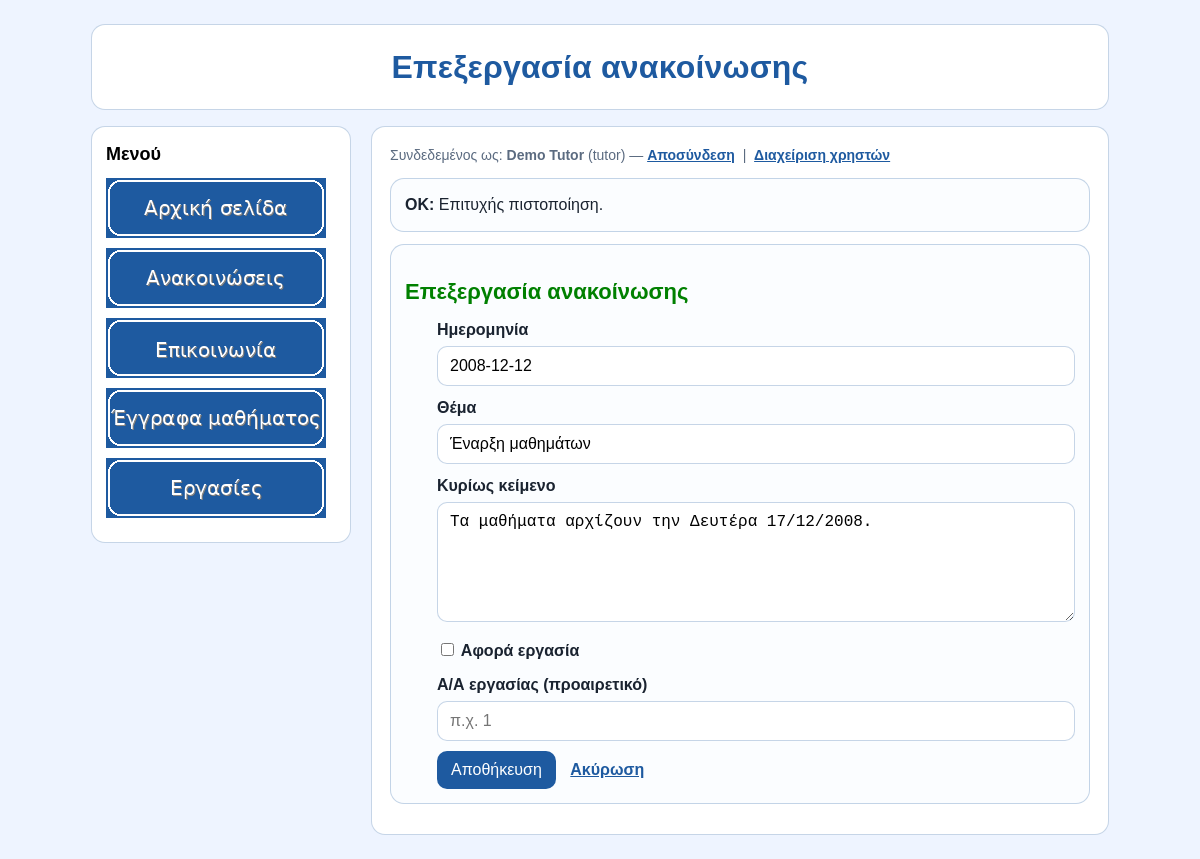
Page /part-b/announcement_form.php?id=1 (signed in) on the committed database.
### tables this page shows
CREATE TABLE users (
  id INT AUTO_INCREMENT PRIMARY KEY,
  first_name VARCHAR(60) NOT NULL,
  last_name VARCHAR(60) NOT NULL,
  email VARCHAR(120) NOT NULL UNIQUE,
  password_hash VARCHAR(255) NOT NULL,
  role ENUM('tutor','student') NOT NULL DEFAULT 'student'
);

CREATE TABLE announcements (
  id INT AUTO_INCREMENT PRIMARY KEY,
  ann_date DATE NOT NULL,
  subject VARCHAR(255) NOT NULL,
  body TEXT NOT NULL,
  is_homework TINYINT(1) NOT NULL DEFAULT 0,
  homework_id INT NULL,
  INDEX idx_ann_date (ann_date)
);

### part-b/includes/bootstrap.php (called while the page is built, shortened)
<?php
function h($value) {
    return htmlspecialchars((string)$value, ENT_QUOTES, 'UTF-8');
}
function get_flash() {
    if (!empty($_SESSION['flash'])) {
        $f = $_SESSION['flash'];
        return $f;
    }
    return null;
}
function db() {
    static $mysqli = null;
    if ($mysqli instanceof mysqli) {
        return $mysqli;
    }
    try {
        $mysqli = new mysqli(DB_HOST, DB_USER, DB_PASS, DB_NAME, (int) DB_PORT);
        $mysqli->set_charset('utf8mb4');
        return $mysqli;
    } catch (Throwable $e) {
        http_response_code(500);
        echo '<h1>Σφάλμα σύνδεσης με τη βάση δεδομένων</h1>';
        echo '<p>Έλεγξε τα στοιχεία MySQL (DB_HOST/DB_NAME/DB_USER/DB_PASS) και ότι έχεις κάνει import το SQL.</p>';
        echo '<p>Δες τις οδηγίες ρύθμισης στο README του project.</p>';
        error_log('Database connection failed: ' . $e->getMessage());
        exit;
    }
}
function is_logged_in() {
    return !empty($_SESSION['user']);
}
function current_user() {
    return is_logged_in() ? $_SESSION['user'] : null;
}
function require_login() {
    static $checked = false;
    if (!$checked) {
        $id = (int) $_SESSION['user']['id'];
        $stmt = db()->prepare('SELECT id, first_name, last_name, email, role FROM users WHERE id=?');
        $stmt->bind_param('i', $id);
        $stmt->execute();
        $user = $stmt->get_result()->fetch_assoc();
    }
}
function is_tutor() {
    return is_logged_in() && isset($_SESSION['user']['role']) && $_SESSION['user']['role'] === 'tutor';
}
function require_tutor() {
    require_login();
}

### part-b/announcement_form.php (the view, shortened to what this page needs)
<?php
require_once __DIR__ . '/includes/bootstrap.php';
require_tutor();
$id = isset($_GET['id']) ? (int)$_GET['id'] : 0;
$isEdit = $id > 0;
$ann = [
  'ann_date' => date('Y-m-d'),
  'subject' => '',
  'body' => '',
  'is_homework' => 0,
  'homework_id' => null,
];
if ($isEdit) {
    $stmt = db()->prepare('SELECT id, ann_date, subject, body, is_homework, homework_id FROM announcements WHERE id = ?');
    $stmt->bind_param('i', $id);
    $stmt->execute();
    $res = $stmt->get_result();
    $row = $res->fetch_assoc();
    $ann = $row;
}
include __DIR__ . '/includes/header.php';
?>
<div class="card">
  <h2><?php echo h($pageTitle); ?></h2>
  <div class="h2-body">
    <form method="post">
      <div class="form-row">
        <label for="ann_date">Ημερομηνία</label>
        <input type="text" id="ann_date" name="ann_date" value="<?php echo h($ann['ann_date']); ?>" placeholder="YYYY-MM-DD" required>
      </div>
      <div class="form-row">
        <label for="subject">Θέμα</label>
        <input type="text" id="subject" name="subject" value="<?php echo h($ann['subject']); ?>" required>
      </div>
      <div class="form-row">
        <label for="body">Κυρίως κείμενο</label>
        <textarea id="body" name="body" required><?php echo h($ann['body']); ?></textarea>
      </div>
      <div class="form-row">
        <label>
          <input type="checkbox" name="is_homework" <?php echo ((int)$ann['is_homework']===1) ? 'checked' : ''; ?>>
          Αφορά εργασία
        </label>
      </div>
      <div class="form-row">
        <label for="homework_id">Α/Α εργασίας (προαιρετικό)</label>
        <input type="text" id="homework_id" name="homework_id" value="<?php echo h($ann['homework_id']); ?>" placeholder="π.χ. 1">
      </div>
      <button type="submit">Αποθήκευση</button>
      <a class="inline-link" href="announcements.php" style="margin-left:10px;">Ακύρωση</a>
    </form>
  </div>
</div>
<?php include __DIR__ . '/includes/footer.php'; ?>

### part-b/includes/header.php (shortened to what this page needs)
<?php
$user = current_user();
$flash = get_flash();
?>
<!DOCTYPE html>
<html lang="el">
<head>
  <link rel="stylesheet" href="style.css">
</head>
<body>
<div id="container">
  <div id="header">
    <h1><?php echo h($pageTitle); ?></h1>
  </div>
  <div id="main">
    <div id="sidebar">
      <div class="menu-title">Μενού</div>
      <div id="nav">
        <a href="index.php"><img src="assets/img/btn_home.png" alt="Αρχική σελίδα"></a>
        <a href="announcements.php"><img src="assets/img/btn_announce.png" alt="Ανακοινώσεις"></a>
        <a href="communication.php"><img src="assets/img/btn_contact.png" alt="Επικοινωνία"></a>
        <a href="documents.php"><img src="assets/img/btn_docs.png" alt="Έγγραφα μαθήματος"></a>
        <a href="homework.php"><img src="assets/img/btn_hw.png" alt="Εργασίες"></a>
      </div>
    </div>
    <div id="content">
      <div class="small-note" style="margin-bottom:10px;">
        <?php if ($user): ?>
          Συνδεδεμένος ως: <b><?php echo h($user['first_name'] . ' ' . $user['last_name']); ?></b>
          (<?php echo h($user['role']); ?>) — <form class="inline-form" method="post" action="logout.php"><?php echo csrf_field(); ?><button class="inline-delete" type="submit">Αποσύνδεση</button></form>
          <?php if (is_tutor()): ?>
            &nbsp;|&nbsp; <a class="inline-link" href="users.php">Διαχείριση χρηστών</a>
          <?php endif; ?>
        <?php endif; ?>
      </div>
      <?php if ($flash): ?>
        <div class="card" style="border-color: rgba(30,90,160,.25);">
          <b><?php echo h(strtoupper($flash['type'])); ?>:</b> <?php echo h($flash['msg']); ?>
        </div>
      <?php endif; ?>

### part-b/style.css (style rules this page uses)
:root { --bg: #eef4ff; --panel: #ffffff; --primary: #1e5aa0; --text: #1a2330; --muted: #5b6b80; --border: rgba(30,90,160,.25); }
* { box-sizing: border-box; }
body { margin: 0; font-family: Arial, Helvetica, sans-serif; background: var(--bg); color: var(--text); line-height: 1.5; }
h2 { color: green; }
#container { max-width: 1050px; margin: 24px auto; padding: 0 16px; }
#header { background: var(--panel); border: 1px solid var(--border); border-radius: 14px; padding: 18px; text-align: center; }
#header h1 { margin: 0; font-size: 32px; color: var(--primary); letter-spacing: .2px; }
#main { margin-top: 16px; overflow: hidden; }
#sidebar { float: left; width: 260px; background: var(--panel); border: 1px solid var(--border); border-radius: 14px; padding: 14px; }
.menu-title { margin: 0 0 10px 0; font-size: 18px; font-weight: bold; color: #000000; }
#nav { margin: 0; }
#nav a { display: block; text-decoration: none; margin: 10px 0; }
#nav img { display: block; width: 220px; height: 60px; }
#content { margin-left: 280px; background: var(--panel); border: 1px solid var(--border); border-radius: 14px; padding: 18px; }
#content h2 { margin: 16px 0 10px 0; font-size: 22px; color: green; }
.card { padding: 14px; border: 1px solid var(--border); border-radius: 14px; background: #fbfdff; margin: 12px 0; }
.h2-body { padding-left: 2em; }
.inline-link { color: var(--primary); font-weight: bold; }
.form-row { margin: 10px 0; }
label { display: block; font-weight: bold; margin-bottom: 4px; }
input[type="text"], input[type="email"], input[type="password"], textarea { width: 100%; padding: 10px 12px; border: 1px solid var(--border); border-radius: 10px; font-size: 16px; background: #ffffff; }
textarea { min-height: 120px; resize: vertical; }
button { background: var(--primary); border: 0; color: white; padding: 10px 14px; border-radius: 10px; cursor: pointer; font-size: 16px; }
.small-note { color: var(--muted); font-size: 14px; }
.inline-form { display:inline; }
.inline-delete { background:none; border:0; border-radius:0; color:var(--primary); padding:0; font-size:inherit; font-weight:bold; text-decoration:underline; }

### rows in the picture
users: first_name+last_name "Demo Tutor", role "tutor"
announcements: ann_date "2008-12-12", subject "Έναρξη μαθημάτων", body "Τα μαθήματα αρχίζουν την Δευτέρα 17/12/2008."

### other values in the picture
$pageTitle "Επεξεργασία ανακοίνωσης"
$flash['type'] "OK"
$flash['msg'] "Επιτυχής πιστοποίηση."
